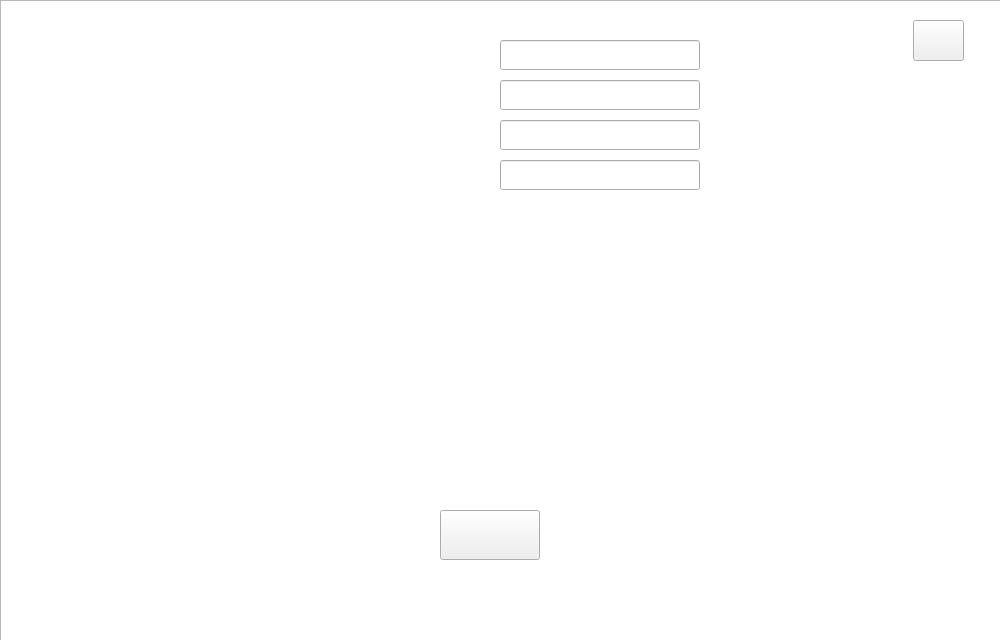
<?xml version="1.0" encoding="UTF-8"?>
<ui version="4.0">
 <class>RegWidget</class>
 <widget class="QWidget" name="RegWidget">
  <property name="geometry">
   <rect>
    <x>0</x>
    <y>0</y>
    <width>1000</width>
    <height>640</height>
   </rect>
  </property>
  <property name="minimumSize">
   <size>
    <width>1000</width>
    <height>640</height>
   </size>
  </property>
  <property name="windowTitle">
   <string>Form</string>
  </property>
  <widget class="QPushButton" name="PushButton_RegAck">
   <property name="geometry">
    <rect>
     <x>440</x>
     <y>510</y>
     <width>100</width>
     <height>50</height>
    </rect>
   </property>
   <property name="minimumSize">
    <size>
     <width>100</width>
     <height>50</height>
    </size>
   </property>
   <property name="maximumSize">
    <size>
     <width>100</width>
     <height>50</height>
    </size>
   </property>
   <property name="styleSheet">
    <string notr="true">border-image: url(:/resource/image/windows/Reg.png);</string>
   </property>
   <property name="text">
    <string/>
   </property>
  </widget>
  <widget class="QPushButton" name="PushButton_BackToLogin">
   <property name="geometry">
    <rect>
     <x>913</x>
     <y>20</y>
     <width>51</width>
     <height>41</height>
    </rect>
   </property>
   <property name="styleSheet">
    <string notr="true">border-image: url(:/resource/image/windows/close.png);</string>
   </property>
   <property name="text">
    <string/>
   </property>
  </widget>
  <widget class="QLabel" name="Label_RID">
   <property name="geometry">
    <rect>
     <x>350</x>
     <y>40</y>
     <width>111</width>
     <height>31</height>
    </rect>
   </property>
   <property name="font">
    <font>
     <family>方正粗黑宋简体</family>
     <pointsize>15</pointsize>
     <weight>75</weight>
     <bold>true</bold>
    </font>
   </property>
   <property name="styleSheet">
    <string notr="true">color:white;</string>
   </property>
   <property name="text">
    <string>账号:</string>
   </property>
  </widget>
  <widget class="QLabel" name="Lable_RPassword_2">
   <property name="geometry">
    <rect>
     <x>350</x>
     <y>80</y>
     <width>111</width>
     <height>31</height>
    </rect>
   </property>
   <property name="font">
    <font>
     <family>方正粗黑宋简体</family>
     <pointsize>15</pointsize>
     <weight>75</weight>
     <bold>true</bold>
    </font>
   </property>
   <property name="styleSheet">
    <string notr="true">color:white;</string>
   </property>
   <property name="text">
    <string>密码:</string>
   </property>
  </widget>
  <widget class="QLabel" name="Label_RPasswordAck">
   <property name="geometry">
    <rect>
     <x>300</x>
     <y>120</y>
     <width>121</width>
     <height>31</height>
    </rect>
   </property>
   <property name="font">
    <font>
     <family>方正粗黑宋简体</family>
     <pointsize>15</pointsize>
     <weight>75</weight>
     <bold>true</bold>
    </font>
   </property>
   <property name="styleSheet">
    <string notr="true">color:white;</string>
   </property>
   <property name="text">
    <string>确认密码:</string>
   </property>
  </widget>
  <widget class="QLineEdit" name="LineEdit_RID">
   <property name="geometry">
    <rect>
     <x>500</x>
     <y>40</y>
     <width>200</width>
     <height>30</height>
    </rect>
   </property>
   <property name="minimumSize">
    <size>
     <width>200</width>
     <height>30</height>
    </size>
   </property>
  </widget>
  <widget class="QLineEdit" name="LineEdit_RPassword">
   <property name="geometry">
    <rect>
     <x>500</x>
     <y>80</y>
     <width>200</width>
     <height>30</height>
    </rect>
   </property>
   <property name="minimumSize">
    <size>
     <width>200</width>
     <height>30</height>
    </size>
   </property>
  </widget>
  <widget class="QLineEdit" name="LineEdit_RPasswordAck">
   <property name="geometry">
    <rect>
     <x>500</x>
     <y>120</y>
     <width>200</width>
     <height>30</height>
    </rect>
   </property>
   <property name="minimumSize">
    <size>
     <width>200</width>
     <height>30</height>
    </size>
   </property>
  </widget>
  <widget class="QLabel" name="Label_Name">
   <property name="geometry">
    <rect>
     <x>350</x>
     <y>160</y>
     <width>101</width>
     <height>31</height>
    </rect>
   </property>
   <property name="font">
    <font>
     <family>方正粗黑宋简体</family>
     <pointsize>15</pointsize>
     <weight>75</weight>
     <bold>true</bold>
    </font>
   </property>
   <property name="styleSheet">
    <string notr="true">color:white;</string>
   </property>
   <property name="text">
    <string>昵称:</string>
   </property>
  </widget>
  <widget class="QLineEdit" name="LineEdit_Name">
   <property name="geometry">
    <rect>
     <x>500</x>
     <y>160</y>
     <width>200</width>
     <height>30</height>
    </rect>
   </property>
   <property name="minimumSize">
    <size>
     <width>200</width>
     <height>30</height>
    </size>
   </property>
  </widget>
  <widget class="QListView" name="listView">
   <property name="geometry">
    <rect>
     <x>0</x>
     <y>0</y>
     <width>1001</width>
     <height>641</height>
    </rect>
   </property>
   <property name="minimumSize">
    <size>
     <width>200</width>
     <height>30</height>
    </size>
   </property>
   <property name="styleSheet">
    <string notr="true">border-image: url(:/resource/image/windows/LW.jpg);</string>
   </property>
  </widget>
  <zorder>listView</zorder>
  <zorder>PushButton_RegAck</zorder>
  <zorder>PushButton_BackToLogin</zorder>
  <zorder>Label_RID</zorder>
  <zorder>Lable_RPassword_2</zorder>
  <zorder>Label_RPasswordAck</zorder>
  <zorder>LineEdit_RID</zorder>
  <zorder>LineEdit_RPassword</zorder>
  <zorder>LineEdit_RPasswordAck</zorder>
  <zorder>Label_Name</zorder>
  <zorder>LineEdit_Name</zorder>
 </widget>
 <resources/>
 <connections/>
</ui>
